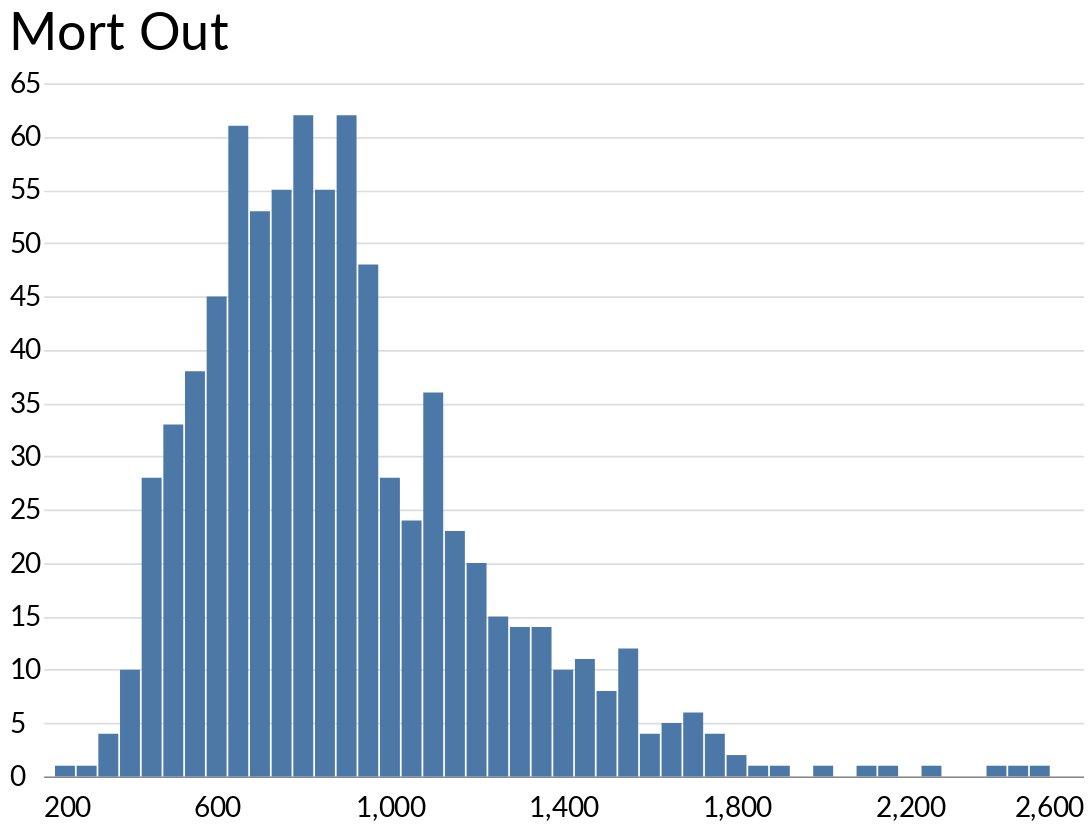

Write notebook code for a chart like this one.
### Code cell
alt.Chart(mort_out_df, title='Mort Out').mark_bar(size=11.5).encode(x='Bin', y='Count')

### Figure 1 — Vega-Lite specification as saved in the notebook (floating-point values rounded to 4 significant figures)
{"width": 600, "height": 400, "background": "white", "config": {"title": {"fontWeight": "normal", "fontSize": 30, "anchor": "start", "font": "Lato, Calibri, Arial", "offset": 5}, "axisX": {"grid": false, "labelFont": "Lato, Calibri, Arial", "labelFontSize": 16, "labelAngle": 0, "labelPadding": 10, "ticks": false, "tickSize": 5, "title": null, "titleFont": "Lato, Calibri, Arial", "titleFontSize": 16, "titleFontWeight": "normal", "titleY": 30, "titleX": 280}, "axisY": {"grid": true, "gridOpacity": 1, "labelFont": "Lato, Calibri, Arial", "labelFontSize": 16, "labelLimit": 100, "labelAlign": "left", "labelPadding": 20, "ticks": false, "title": null, "titleFont": "Lato, Calibri, Arial", "titleFontWeight": "normal", "titleFontSize": 16, "titleAlign": "left", "titleAngle": 0, "titleY": -20, "titleX": -20, "domainWidth": 0}, "view": {"strokeOpacity": 0}}, "data": {"name": "data-e8571362b41aa02d227a667a6dc72b1e"}, "mark": {"type": "bar", "size": 11.5}, "encoding": {"x": {"type": "quantitative", "field": "Bin"}, "y": {"type": "quantitative", "field": "Count"}}, "title": "Mort Out", "$schema": "https://vega.github.io/schema/vega-lite/v4.0.0.json", "datasets": {"data-e8571362b41aa02d227a667a6dc72b1e": [{"Bin": 1150, "Count": 23}, {"Bin": 1900, "Count": 1}, {"Bin": 1200, "Count": 20}, {"Bin": 1550, "Count": 12}, {"Bin": 1250, "Count": 15}, {"Bin": 1050, "Count": 24}, {"Bin": 1600, "Count": 4}, {"Bin": 950, "Count": 48}, {"Bin": 1300, "Count": 14}, {"Bin": 1350, "Count": 14}, {"Bin": 1650, "Count": 5}, {"Bin": 650, "Count": 61}, {"Bin": 1100, "Count": 36}, {"Bin": 1450, "Count": 11}, {"Bin": 900, "Count": 62}, {"Bin": 1500, "Count": 8}, {"Bin": 1400, "Count": 10}, {"Bin": 1700, "Count": 6}, {"Bin": 2500, "Count": 1}, {"Bin": 1000, "Count": 28}, {"Bin": 850, "Count": 55}, {"Bin": 2400, "Count": 1}, {"Bin": 750, "Count": 55}, {"Bin": 2000, "Count": 1}, {"Bin": 1850, "Count": 1}, {"Bin": 800, "Count": 62}, {"Bin": 550, "Count": 38}, {"Bin": 1800, "Count": 2}, {"Bin": 1750, "Count": 4}, {"Bin": 2450, "Count": 1}, {"Bin": 700, "Count": 53}, {"Bin": 450, "Count": 28}, {"Bin": 2150, "Count": 1}, {"Bin": 600, "Count": 45}, {"Bin": 500, "Count": 33}, {"Bin": 2100, "Count": 1}, {"Bin": 300, "Count": 1}, {"Bin": 400, "Count": 10}, {"Bin": 250, "Count": 1}, {"Bin": 2250, "Count": 1}, {"Bin": 350, "Count": 4}]}}
